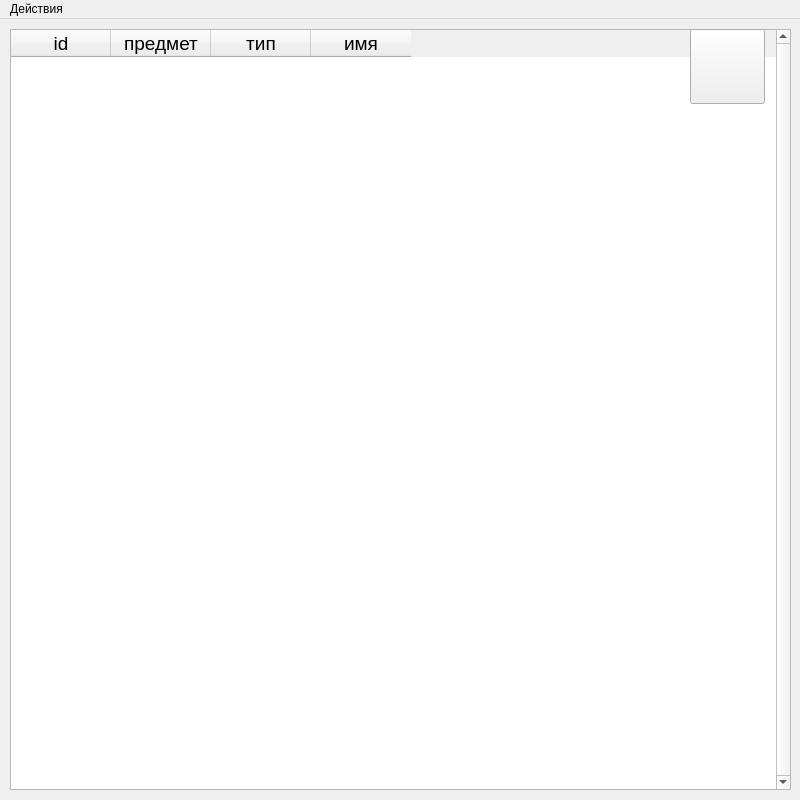
<?xml version="1.0" encoding="UTF-8"?>
<ui version="4.0">
 <class>MainWindow</class>
 <widget class="QMainWindow" name="MainWindow">
  <property name="geometry">
   <rect>
    <x>0</x>
    <y>0</y>
    <width>800</width>
    <height>800</height>
   </rect>
  </property>
  <property name="windowTitle">
   <string>MainWindow</string>
  </property>
  <widget class="QWidget" name="centralwidget">
   <widget class="QTableWidget" name="table">
    <property name="geometry">
     <rect>
      <x>10</x>
      <y>10</y>
      <width>781</width>
      <height>761</height>
     </rect>
    </property>
    <property name="sizeIncrement">
     <size>
      <width>0</width>
      <height>0</height>
     </size>
    </property>
    <property name="baseSize">
     <size>
      <width>0</width>
      <height>0</height>
     </size>
    </property>
    <property name="font">
     <font>
      <pointsize>14</pointsize>
     </font>
    </property>
    <property name="lineWidth">
     <number>0</number>
    </property>
    <property name="midLineWidth">
     <number>0</number>
    </property>
    <property name="verticalScrollBarPolicy">
     <enum>Qt::ScrollBarAlwaysOn</enum>
    </property>
    <property name="iconSize">
     <size>
      <width>0</width>
      <height>0</height>
     </size>
    </property>
    <property name="gridStyle">
     <enum>Qt::SolidLine</enum>
    </property>
    <attribute name="horizontalHeaderDefaultSectionSize">
     <number>100</number>
    </attribute>
    <column>
     <property name="text">
      <string>id</string>
     </property>
    </column>
    <column>
     <property name="text">
      <string>предмет</string>
     </property>
    </column>
    <column>
     <property name="text">
      <string>тип</string>
     </property>
    </column>
    <column>
     <property name="text">
      <string>имя</string>
     </property>
    </column>
   </widget>
   <widget class="QPushButton" name="reload_button">
    <property name="geometry">
     <rect>
      <x>690</x>
      <y>10</y>
      <width>75</width>
      <height>75</height>
     </rect>
    </property>
    <property name="text">
     <string/>
    </property>
    <property name="iconSize">
     <size>
      <width>75</width>
      <height>75</height>
     </size>
    </property>
   </widget>
  </widget>
  <widget class="QMenuBar" name="menubar">
   <property name="geometry">
    <rect>
     <x>0</x>
     <y>0</y>
     <width>800</width>
     <height>21</height>
    </rect>
   </property>
   <widget class="QMenu" name="menu">
    <property name="title">
     <string>Действия</string>
    </property>
    <addaction name="add_action"/>
   </widget>
   <addaction name="menu"/>
  </widget>
  <action name="add_action">
   <property name="text">
    <string>Добавить</string>
   </property>
  </action>
  <action name="delete_action">
   <property name="text">
    <string>Удалить</string>
   </property>
  </action>
 </widget>
 <resources/>
 <connections/>
</ui>
